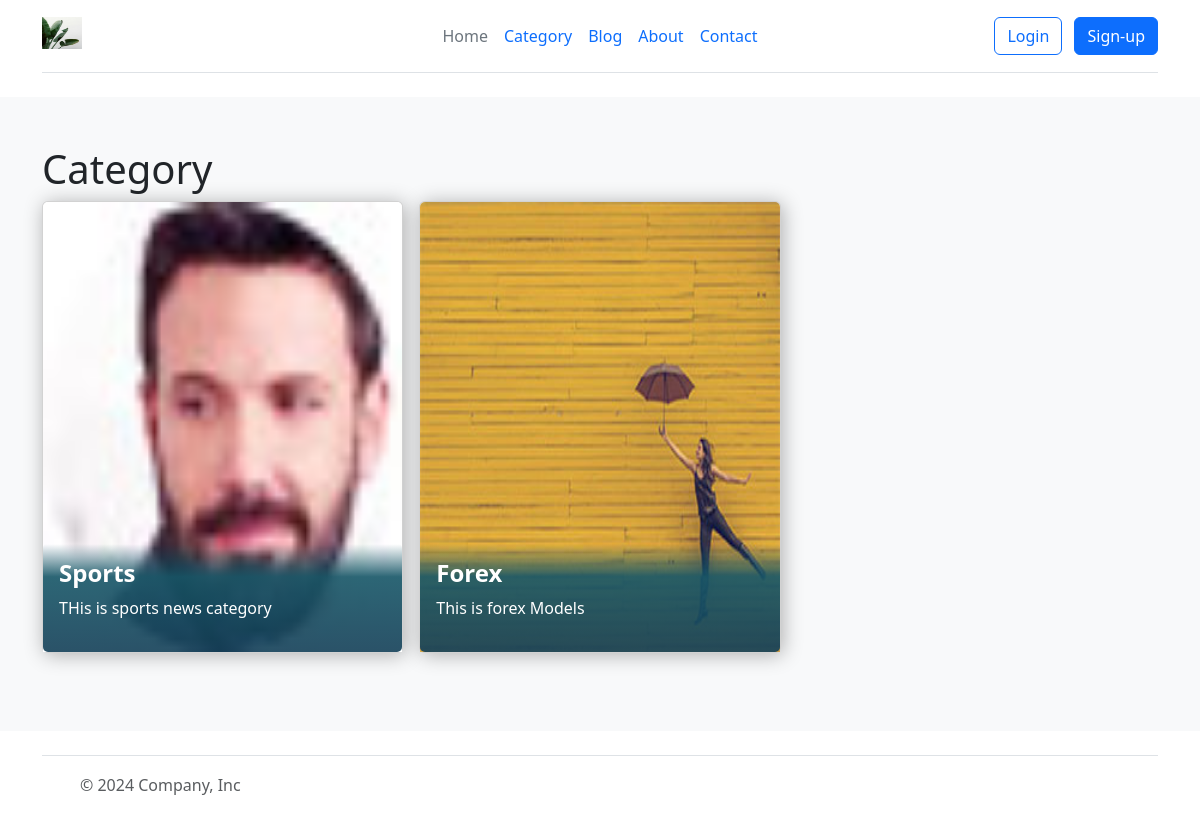
The page /category/ on the database its author committed.
### category/models.py (models this page shows, shortened)
class Category(models.Model):
    title = models.CharField(max_length=50)
    description = models.TextField()
    img = models.ImageField(upload_to="category/",
                            blank=True,
                            null=True, )

### core/views.py (the view)
# urls.py: path('category/', views.CategoryPage,
def CategoryPage(request):
    category = Category.objects.all()
    return render(request, "category.html",
                  {"category":category})

### templates/category.html (shortened to what this page needs)
{% include "header.html" %}
<div class="album py-5 bg-body-tertiary">
  <h1 class="container">Category</h1>
    <div class="container">
      <div class="row row-cols-1 row-cols-sm-2 row-cols-md-3 g-3">
         {% for a in category %}
          <div class="col-md-4">
            <a href={% url 'categoryblog' pk=a.id %} class="fa fa-bookmark-o">
          <div class="card card-01 height-fix">
          <img class="card-img-top" src={{a.img.url}} alt="Card image cap" height="450" >
          <div class="card-img-overlay">
            <h4 class="card-title"><strong>{{a.title}}</strong></h4>
            <p class="card-text">{{a.description}}</p>
          </div>
        </div>
        </a>
      </div>
       {% endfor %}
    </div>
  </div>
</div>
{% include "footer.html" %}

### static/css/style.css (style rules this page uses)
.card { box-shadow:2px 2px 20px rgba(0,0,0,0.3); border:none; margin-bottom:30px; }
.card-01.height-fix .card-img-overlay { top:unset; color:#fff; background: -moz-linear-gradient(top, rgba(26,96,111,0) 0%, rgba(26,96,111,0) 1%, rgba(24,87,104,0.91) 31%, rgba(21,65,89,0.91) 100%); background: -webkit-linear-gradient(top, rgba(26,96,111,0) 0%,rgba(26,96,111,0) 1%,rgba(24,87,104,0.91) 31%,rgba(21,65,89,0.91) 100%); background: linear-gradient(to bottom, rgba(26,96,111,0) 0%,rgba(26,96,111,0) 1%,rgba(24,87,104,0.91) 31%,rgba(21,65,89,0.91) 100%); filter: progid:DXImageTransform.Microsoft.gradient( startColorstr='#001a606f', endColorstr='#e8154159',GradientType=0 ); }

### rows shown on the page
Category: img (picture), title "Sports", description "THis is sports news category"
Category: img (picture), title "Forex", description "This is forex Models"
